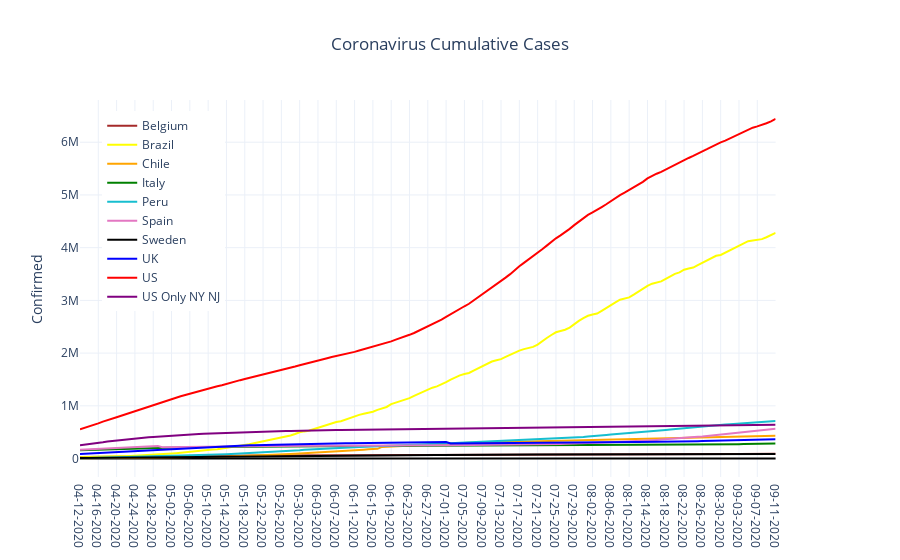

Notebook code for this chart:
### Code cell
fig = make_subplots(specs=[[{'secondary_y':True}]])
for mycountry in countries_list:
    fig.add_trace(go.Scatter(x=country_df[country_df['Country_Region']==mycountry]['Date'],
                               y=country_df[country_df['Country_Region']==mycountry]['Confirmed'],
                               name = rename_dict[mycountry],
                               line = {'color':colors_dict[mycountry]}),
                  secondary_y = False)

fig.update_layout(showlegend = True,
                legend= dict(x=0.03,y=0.97),
                title='Coronavirus Cumulative Cases',
                title_x= 0.5,
                yaxis={'title':'Confirmed',
                       'zeroline':True,'zerolinecolor':'#000000','zerolinewidth':2.0},
                template='plotly_white')
fig.show()
fig.write_image(r'C:\__YOUTUBE__\__POLITICS__\Coronavirus\outputdata\W8-CV_Cum-Cases.png',width = 852,height = 480)

### Figure 1 — Plotly figure (JSON) as saved in the notebook; plotly's stock layout.template omitted (floating-point values rounded to 4 significant figures; data arrays with more than 128 entries replaced by an {"elided": "..."} marker saying what was removed)
{"data": [{"line": {"color": "brown"}, "name": "Belgium", "type": "scatter", "x": {"elided": "153 str values"}, "xaxis": "x", "y": {"elided": "153 int values"}, "yaxis": "y"}, {"line": {"color": "yellow"}, "name": "Brazil", "type": "scatter", "x": {"elided": "153 str values"}, "xaxis": "x", "y": {"elided": "153 int values"}, "yaxis": "y"}, {"line": {"color": "orange"}, "name": "Chile", "type": "scatter", "x": {"elided": "153 str values"}, "xaxis": "x", "y": {"elided": "153 int values"}, "yaxis": "y"}, {"line": {"color": "green"}, "name": "Italy", "type": "scatter", "x": {"elided": "153 str values"}, "xaxis": "x", "y": {"elided": "153 int values"}, "yaxis": "y"}, {"line": {"color": "#17becf"}, "name": "Peru", "type": "scatter", "x": {"elided": "153 str values"}, "xaxis": "x", "y": {"elided": "153 int values"}, "yaxis": "y"}, {"line": {"color": "#e377c2"}, "name": "Spain", "type": "scatter", "x": {"elided": "153 str values"}, "xaxis": "x", "y": {"elided": "153 int values"}, "yaxis": "y"}, {"line": {"color": "black"}, "name": "Sweden", "type": "scatter", "x": {"elided": "153 str values"}, "xaxis": "x", "y": {"elided": "153 int values"}, "yaxis": "y"}, {"line": {"color": "blue"}, "name": "UK", "type": "scatter", "x": {"elided": "153 str values"}, "xaxis": "x", "y": {"elided": "153 int values"}, "yaxis": "y"}, {"line": {"color": "red"}, "name": "US", "type": "scatter", "x": {"elided": "153 str values"}, "xaxis": "x", "y": {"elided": "153 int values"}, "yaxis": "y"}, {"line": {"color": "purple"}, "name": "US Only NY NJ", "type": "scatter", "x": {"elided": "153 str values"}, "xaxis": "x", "y": {"elided": "153 int values"}, "yaxis": "y"}], "layout": {"legend": {"x": 0.03, "y": 0.97}, "showlegend": true, "title": {"text": "Coronavirus Cumulative Cases", "x": 0.5}, "xaxis": {"anchor": "y", "domain": [0, 0.94]}, "yaxis": {"anchor": "x", "domain": [0, 1], "title": {"text": "Confirmed"}, "zeroline": true, "zerolinecolor": "#000000", "zerolinewidth": 2}, "yaxis2": {"anchor": "x", "overlaying": "y", "side": "right"}}}
